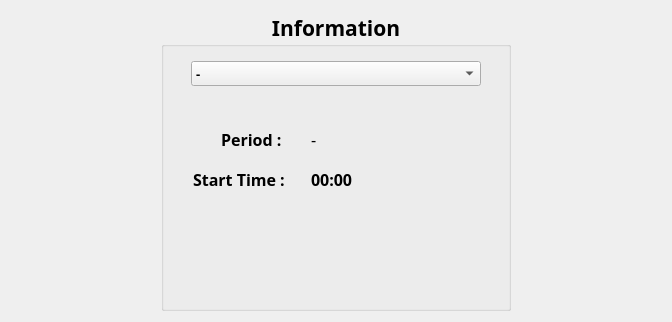
          <widget class="QWidget" name="tab_3">
           <attribute name="title">
            <string>Delete</string>
           </attribute>
           <layout class="QHBoxLayout" name="horizontalLayout_11">
            <item>
             <layout class="QHBoxLayout" name="horizontalLayout_10">
              <item>
               <layout class="QVBoxLayout" name="verticalLayout_7">
                <item>
                 <layout class="QHBoxLayout" name="horizontalLayout_13">
                  <item>
                   <spacer name="horizontalSpacer_16">
                    <property name="orientation">
                     <enum>Qt::Horizontal</enum>
                    </property>
                    <property name="sizeType">
                     <enum>QSizePolicy::Fixed</enum>
                    </property>
                    <property name="sizeHint" stdset="0">
                     <size>
                      <width>150</width>
                      <height>20</height>
                     </size>
                    </property>
                   </spacer>
                  </item>
                  <item>
                   <widget class="QGroupBox" name="groupBox_8">
                    <property name="sizePolicy">
                     <sizepolicy hsizetype="Fixed" vsizetype="Fixed">
                      <horstretch>0</horstretch>
                      <verstretch>0</verstretch>
                     </sizepolicy>
                    </property>
                    <property name="minimumSize">
                     <size>
                      <width>350</width>
                      <height>300</height>
                     </size>
                    </property>
                    <property name="font">
                     <font>
                      <family>Times New Roman,Times,serif</family>
                      <pointsize>16</pointsize>
                      <weight>75</weight>
                      <bold>true</bold>
                     </font>
                    </property>
                    <property name="title">
                     <string>Information</string>
                    </property>
                    <property name="alignment">
                     <set>Qt::AlignCenter</set>
                    </property>
                    <widget class="QComboBox" name="dropDownTaskName2">
                     <property name="geometry">
                      <rect>
                       <x>30</x>
                       <y>50</y>
                       <width>290</width>
                       <height>25</height>
                      </rect>
                     </property>
                     <property name="font">
                      <font>
                       <family>Times New Roman,Times,serif</family>
                       <pointsize>10</pointsize>
                      </font>
                     </property>
                     <item>
                      <property name="text">
                       <string>-</string>
                      </property>
                     </item>
                    </widget>
                    <widget class="QLabel" name="label_6">
                     <property name="geometry">
                      <rect>
                       <x>60</x>
                       <y>120</y>
                       <width>101</width>
                       <height>16</height>
                      </rect>
                     </property>
                     <property name="font">
                      <font>
                       <family>Times New Roman,Times,serif</family>
                       <pointsize>12</pointsize>
                      </font>
                     </property>
                     <property name="text">
                      <string>Period :</string>
                     </property>
                    </widget>
                    <widget class="QLabel" name="labelPeriod2">
                     <property name="geometry">
                      <rect>
                       <x>150</x>
                       <y>120</y>
                       <width>221</width>
                       <height>16</height>
                      </rect>
                     </property>
                     <property name="font">
                      <font>
                       <family>Times New Roman,Times,serif</family>
                       <pointsize>12</pointsize>
                       <weight>50</weight>
                       <bold>false</bold>
                      </font>
                     </property>
                     <property name="text">
                      <string>-</string>
                     </property>
                    </widget>
                    <widget class="QLabel" name="label_8">
                     <property name="geometry">
                      <rect>
                       <x>32</x>
                       <y>160</y>
                       <width>111</width>
                       <height>16</height>
                      </rect>
                     </property>
                     <property name="font">
                      <font>
                       <family>Times New Roman,Times,serif</family>
                       <pointsize>12</pointsize>
                      </font>
                     </property>
                     <property name="text">
                      <string>Start Time :</string>
                     </property>
                    </widget>
                    <widget class="QLabel" name="labelTime">
                     <property name="geometry">
                      <rect>
                       <x>150</x>
                       <y>160</y>
                       <width>55</width>
                       <height>16</height>
                      </rect>
                     </property>
                     <property name="font">
                      <font>
                       <family>Times New Roman,Times,serif</family>
                       <pointsize>12</pointsize>
                      </font>
                     </property>
                     <property name="text">
                      <string>00:00</string>
                     </property>
                    </widget>
                   </widget>
                  </item>
                  <item>
                   <spacer name="horizontalSpacer_15">
                    <property name="orientation">
                     <enum>Qt::Horizontal</enum>
                    </property>
                    <property name="sizeType">
                     <enum>QSizePolicy::Fixed</enum>
                    </property>
                    <property name="sizeHint" stdset="0">
                     <size>
                      <width>150</width>
                      <height>20</height>
                     </size>
                    </property>
                   </spacer>
                  </item>
                 </layout>
                </item>
               </layout>
              </item>
             </layout>
            </item>
           </layout>
          </widget>
